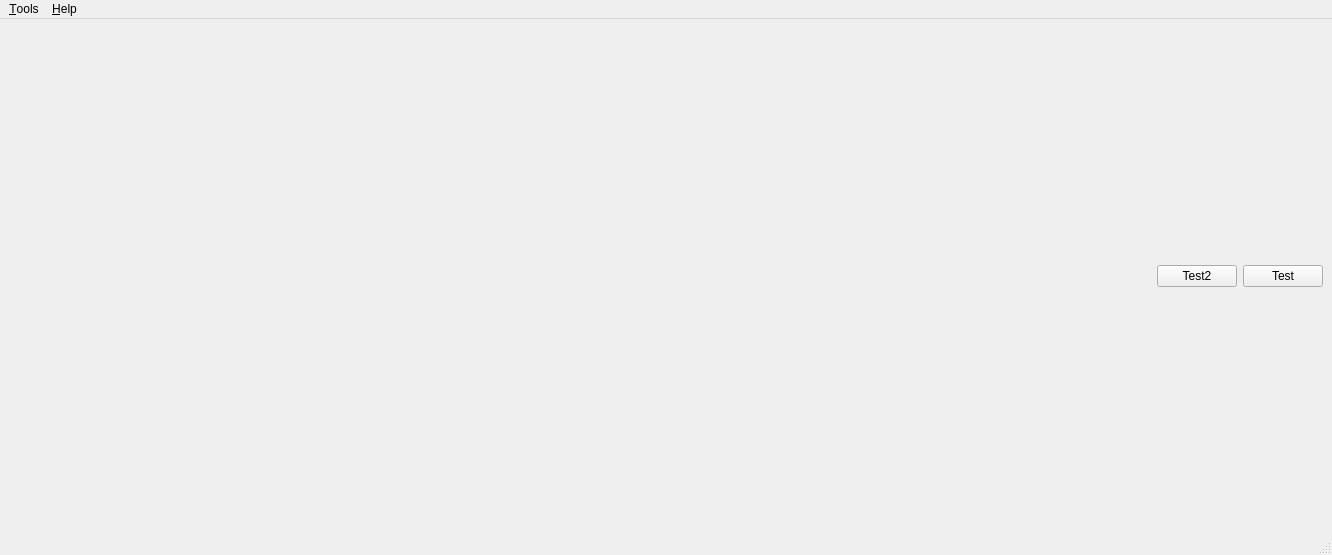
<?xml version="1.0" encoding="UTF-8"?>
<ui version="4.0">
 <class>MainWindow</class>
 <widget class="QMainWindow" name="MainWindow">
  <property name="geometry">
   <rect>
    <x>0</x>
    <y>0</y>
    <width>1332</width>
    <height>555</height>
   </rect>
  </property>
  <property name="windowTitle">
   <string>FFM Render Manager Monitor</string>
  </property>
  <widget class="QWidget" name="centralwidget">
   <layout class="QGridLayout" name="gridLayout_2">
    <item row="0" column="0" colspan="3">
     <layout class="QGridLayout" name="treeLayout"/>
    </item>
    <item row="1" column="2">
     <widget class="QPushButton" name="TestBtn">
      <property name="text">
       <string>Test</string>
      </property>
     </widget>
    </item>
    <item row="1" column="0">
     <spacer name="horizontalSpacer">
      <property name="orientation">
       <enum>Qt::Horizontal</enum>
      </property>
      <property name="sizeHint" stdset="0">
       <size>
        <width>40</width>
        <height>20</height>
       </size>
      </property>
     </spacer>
    </item>
    <item row="1" column="1">
     <widget class="QPushButton" name="Test2Btn">
      <property name="text">
       <string>Test2</string>
      </property>
     </widget>
    </item>
   </layout>
  </widget>
  <widget class="QMenuBar" name="menubar">
   <property name="geometry">
    <rect>
     <x>0</x>
     <y>0</y>
     <width>1332</width>
     <height>23</height>
    </rect>
   </property>
   <widget class="QMenu" name="menuFile">
    <property name="title">
     <string>&amp;Tools</string>
    </property>
    <addaction name="actionManage_User"/>
    <addaction name="actionManage_Configure"/>
    <addaction name="separator"/>
    <addaction name="action_Exit"/>
   </widget>
   <widget class="QMenu" name="menuHelp">
    <property name="title">
     <string>&amp;Help</string>
    </property>
    <addaction name="actionFFM_RMM"/>
    <addaction name="separator"/>
    <addaction name="actionAbout"/>
   </widget>
   <addaction name="menuFile"/>
   <addaction name="menuHelp"/>
  </widget>
  <widget class="QStatusBar" name="statusbar"/>
  <action name="actionChange_PayState">
   <property name="text">
    <string>Change &amp;Pay State</string>
   </property>
   <property name="shortcut">
    <string>F4</string>
   </property>
  </action>
  <action name="actionEdit_Apps_Path">
   <property name="text">
    <string>Edit Apps Path</string>
   </property>
  </action>
  <action name="actionInstall_package">
   <property name="text">
    <string>Installation Package Instructions</string>
   </property>
  </action>
  <action name="actionFFM_RMM">
   <property name="text">
    <string>FFM RMM &amp;Document</string>
   </property>
   <property name="shortcut">
    <string>F1</string>
   </property>
  </action>
  <action name="actionAbout">
   <property name="text">
    <string>&amp;About FFM RMM</string>
   </property>
  </action>
  <action name="actionFilter_User">
   <property name="text">
    <string>Filter User</string>
   </property>
  </action>
  <action name="actionManage_User">
   <property name="text">
    <string>Manage &amp;User</string>
   </property>
   <property name="shortcut">
    <string>F2</string>
   </property>
  </action>
  <action name="actionSet_User_Root_Path">
   <property name="text">
    <string>Set User Root Path</string>
   </property>
  </action>
  <action name="actionManage_Configure">
   <property name="text">
    <string>Manage &amp;Configure</string>
   </property>
   <property name="shortcut">
    <string>F3</string>
   </property>
  </action>
  <action name="action_Exit">
   <property name="text">
    <string>&amp;Exit</string>
   </property>
  </action>
 </widget>
 <resources/>
 <connections/>
</ui>
